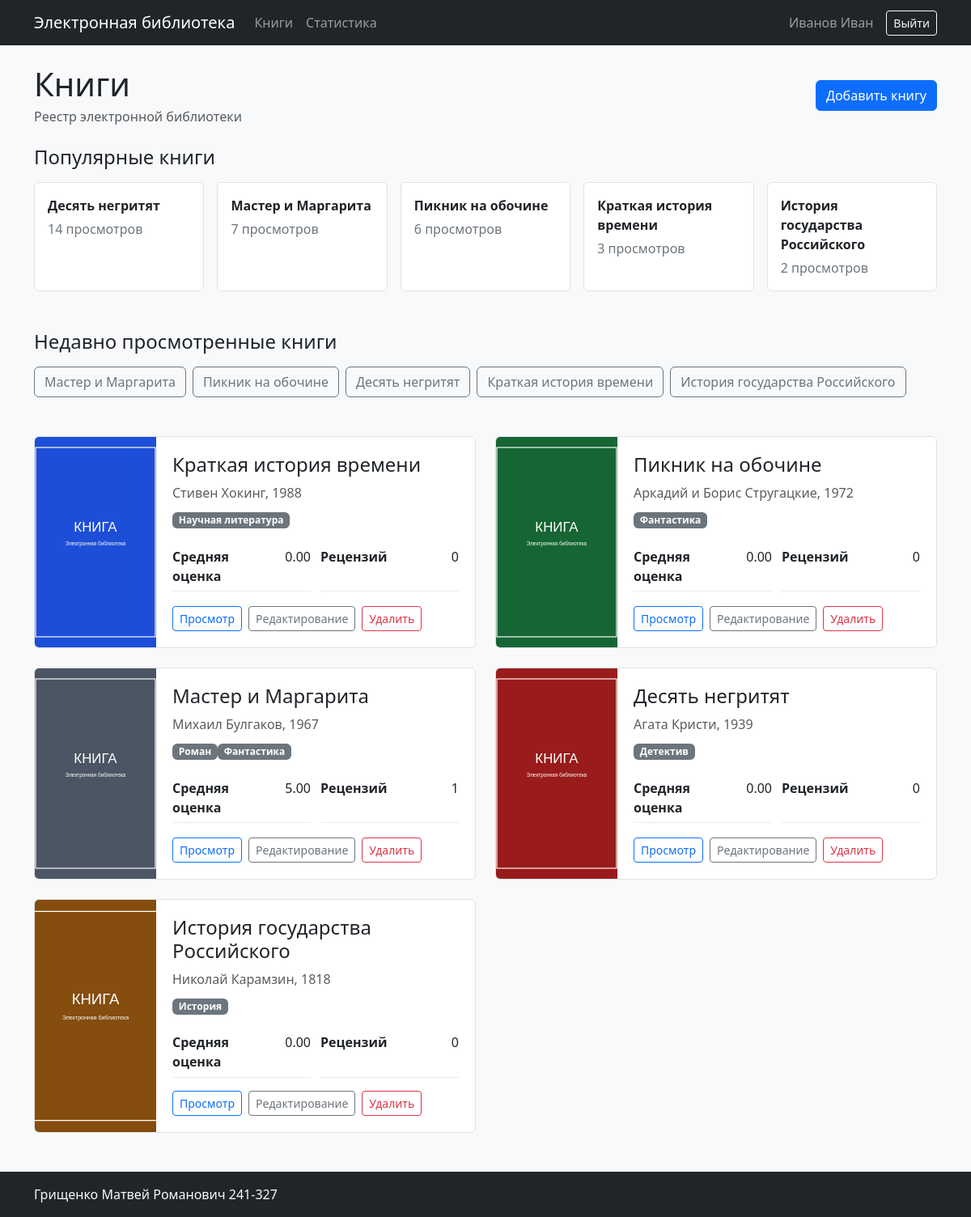
The page / (signed in) on the database its author committed.
### app/models.py (models this page shows, shortened)
class User(db.Model, UserMixin):
    __tablename__ = "users"
    id: Mapped[int] = mapped_column(primary_key=True)
    login: Mapped[str] = mapped_column(db.String(100), unique=True, nullable=False)
    password_hash: Mapped[str] = mapped_column(db.String(255), nullable=False)
    last_name: Mapped[str] = mapped_column(db.String(100), nullable=False)
    first_name: Mapped[str] = mapped_column(db.String(100), nullable=False)
    middle_name: Mapped[str | None] = mapped_column(db.String(100))
    role_id: Mapped[int] = mapped_column(
        db.ForeignKey("roles.id"), nullable=False
    )
    role: Mapped[Role] = relationship(back_populates="users")
    reviews: Mapped[list["Review"]] = relationship(
        back_populates="user", cascade="all, delete-orphan"
    )
    views: Mapped[list["BookView"]] = relationship(back_populates="user")
    @property
    def full_name(self):
        return " ".join(
            part for part in (self.last_name, self.first_name, self.middle_name) if part
        )
    @property
    def role_name(self):
        return self.role.name

class Book(db.Model):
    __tablename__ = "books"
    id: Mapped[int] = mapped_column(primary_key=True)
    title: Mapped[str] = mapped_column(db.String(255), nullable=False)
    short_description: Mapped[str] = mapped_column(db.Text, nullable=False)
    year: Mapped[int] = mapped_column(nullable=False)
    publisher: Mapped[str] = mapped_column(db.String(255), nullable=False)
    author: Mapped[str] = mapped_column(db.String(255), nullable=False)
    pages: Mapped[int] = mapped_column(nullable=False)
    created_at: Mapped[datetime] = mapped_column(default=datetime.utcnow)
    genres: Mapped[list[Genre]] = relationship(secondary=book_genres, lazy="selectin")
    cover: Mapped["Cover"] = relationship(
        back_populates="book",
        cascade="all, delete-orphan",
        uselist=False,
        passive_deletes=True,
    )
    reviews: Mapped[list["Review"]] = relationship(
        back_populates="book",
        cascade="all, delete-orphan",
        passive_deletes=True,
    )
    views: Mapped[list["BookView"]] = relationship(
        back_populates="book",
        cascade="all, delete-orphan",
        passive_deletes=True,
    )
    @property
    def average_rating(self):
        if not self.reviews:
            return 0
        return sum(review.rating for review in self.reviews) / len(self.reviews)

class Cover(db.Model):
    __tablename__ = "covers"
    id: Mapped[int] = mapped_column(primary_key=True)
    filename: Mapped[str] = mapped_column(db.String(255), nullable=False)
    mime_type: Mapped[str] = mapped_column(db.String(100), nullable=False)
    md5_hash: Mapped[str] = mapped_column(db.String(32), nullable=False, index=True)
    book_id: Mapped[int] = mapped_column(
        db.ForeignKey("books.id", ondelete="CASCADE"), unique=True, nullable=False
    )
    book: Mapped[Book] = relationship(back_populates="cover")

class Genre(db.Model):
    __tablename__ = "genres"
    id: Mapped[int] = mapped_column(primary_key=True)
    name: Mapped[str] = mapped_column(db.String(100), unique=True, nullable=False)

class Review(db.Model):
    __tablename__ = "reviews"
    __table_args__ = (
        UniqueConstraint("book_id", "user_id", name="uq_review_book_user"),
        CheckConstraint("rating >= 0 AND rating <= 5", name="ck_review_rating"),
    )
    id: Mapped[int] = mapped_column(primary_key=True)
    book_id: Mapped[int] = mapped_column(
        db.ForeignKey("books.id", ondelete="CASCADE"), nullable=False
    )
    user_id: Mapped[int] = mapped_column(
        db.ForeignKey("users.id"), nullable=False
    )
    rating: Mapped[int] = mapped_column(nullable=False)
    text: Mapped[str] = mapped_column(db.Text, nullable=False)
    created_at: Mapped[datetime] = mapped_column(
        default=datetime.utcnow, nullable=False
    )
    book: Mapped[Book] = relationship(back_populates="reviews")
    user: Mapped[User] = relationship(back_populates="reviews")

### app/books.py (the view)
@bp.route("/")
def index():
    page = request.args.get("page", 1, type=int)
    pagination = db.paginate(
        db.select(Book).order_by(Book.year.desc(), Book.id.desc()),
        page=page,
        per_page=10,
        error_out=False,
    )
    since = datetime.utcnow() - timedelta(days=90)
    popular = db.session.execute(
        db.select(Book, func.count(BookView.id).label("views_count"))
        .join(BookView)
        .where(BookView.viewed_at >= since)
        .group_by(Book.id)
        .order_by(func.count(BookView.id).desc())
        .limit(5)
    ).all()
    recent = []
    key = visitor_key()
    rows = db.session.execute(
        db.select(Book)
        .join(BookView)
        .where(BookView.visitor_key == key)
        .order_by(BookView.viewed_at.desc())
    ).scalars()
    seen = set()
    for book in rows:
        if book.id not in seen:
            recent.append(book)
            seen.add(book.id)
        if len(recent) == 5:
            break
    return render_template(
        "books/index.html",
        title="Электронная библиотека",
        pagination=pagination,
        books=pagination.items,
        popular=popular,
        recent=recent,
    )

### app/__init__.py (called while the page is built)
@login_manager.user_loader
def load_user(user_id):
    return db.session.get(User, int(user_id))

### app/books.py (called while the page is built)
def visitor_key():
    if current_user.is_authenticated:
        return f"user:{current_user.id}"
    if "visitor_key" not in session:
        session["visitor_key"] = uuid.uuid4().hex
    return f"guest:{session['visitor_key']}"

### app/rights.py (called while the page is built)
def can(action):
    return (
        current_user.is_authenticated
        and action in RIGHTS.get(current_user.role_name, set())
    )

### app/templates/books/index.html (shortened to what this page needs)
{% extends 'base.html' %}
{% from 'pagination.html' import render_pagination %}
{% block content %}
<div class="d-flex align-items-center mb-4">
  <div>
    <h1 class="mb-1">Книги</h1>
    <p class="text-muted mb-0">Реестр электронной библиотеки</p>
  </div>
  {% if can('create_book') %}
    <a class="btn btn-primary ms-auto" href="{{ url_for('books.create') }}">Добавить книгу</a>
  {% endif %}
</div>
{% if popular %}
  <section class="mb-5">
    <h2 class="h4 mb-3">Популярные книги</h2>
    <div class="row g-3">
      {% for book, views_count in popular %}
        <div class="col-md-4 col-xl">
          <a class="mini-book" href="{{ url_for('books.show', book_id=book.id) }}">
            <strong>{{ book.title }}</strong>
            <span>{{ views_count }} просмотров</span>
          </a>
        </div>
      {% endfor %}
    </div>
  </section>
{% endif %}
{% if recent %}
  <section class="mb-5">
    <h2 class="h4 mb-3">Недавно просмотренные книги</h2>
    <div class="d-flex flex-wrap gap-2">
      {% for book in recent %}
        <a class="btn btn-outline-secondary" href="{{ url_for('books.show', book_id=book.id) }}">{{ book.title }}</a>
      {% endfor %}
    </div>
  </section>
{% endif %}
<div class="row g-4">
  {% for book in books %}
    <div class="col-lg-6">
      <article class="book-card">
        <a class="cover-link" href="{{ url_for('books.show', book_id=book.id) }}">
          <img src="{{ url_for('books.cover', filename=book.cover.filename) }}" alt="Обложка {{ book.title }}">
        </a>
        <div class="book-card-body">
          <h2 class="h4">{{ book.title }}</h2>
          <div class="text-muted mb-2">{{ book.author }}, {{ book.year }}</div>
          <div class="mb-3">
            {% for genre in book.genres %}<span class="badge text-bg-secondary">{{ genre.name }}</span>{% endfor %}
          </div>
          <dl class="book-meta">
            <div><dt>Средняя оценка</dt><dd>{{ '%.2f'|format(book.average_rating) }}</dd></div>
            <div><dt>Рецензий</dt><dd>{{ book.reviews|length }}</dd></div>
          </dl>
          <div class="d-flex flex-wrap gap-2 mt-auto">
            <a class="btn btn-sm btn-outline-primary" href="{{ url_for('books.show', book_id=book.id) }}">Просмотр</a>
            {% if can('edit_book') %}
              <a class="btn btn-sm btn-outline-secondary" href="{{ url_for('books.edit', book_id=book.id) }}">Редактирование</a>
            {% endif %}
            {% if can('delete_book') %}
              <button class="btn btn-sm btn-outline-danger" data-bs-toggle="modal" data-bs-target="#delete-{{ book.id }}">Удалить</button>
            {% endif %}
          </div>
        </div>
      </article>
    </div>
  {% else %}
    <p>Книги пока не добавлены.</p>
  {% endfor %}
</div>
{% endblock %}

### app/templates/base.html (shortened to what this page needs)
<!doctype html>
<html lang="ru">
  <head>
    <link href="https://cdn.jsdelivr.net/npm/bootstrap@5.3.3/dist/css/bootstrap.min.css" rel="stylesheet">
    <link href="https://cdn.jsdelivr.net/npm/easymde/dist/easymde.min.css" rel="stylesheet">
    <link rel="stylesheet" href="{{ url_for('static', filename='styles.css') }}">
  </head>
  <body class="d-flex flex-column min-vh-100">
    <nav class="navbar navbar-expand-lg navbar-dark bg-dark">
      <div class="container">
        <a class="navbar-brand" href="{{ url_for('books.index') }}">Электронная библиотека</a>
        <div class="collapse navbar-collapse" id="navbar">
          <div class="navbar-nav me-auto">
            <a class="nav-link" href="{{ url_for('books.index') }}">Книги</a>
            {% if can('statistics') %}
              <a class="nav-link" href="{{ url_for('stats.index') }}">Статистика</a>
            {% endif %}
          </div>
          <div class="navbar-nav align-items-lg-center">
            {% if current_user.is_authenticated %}
              <span class="navbar-text me-lg-3">{{ current_user.full_name }}</span>
              <a class="btn btn-outline-light btn-sm" href="{{ url_for('auth.logout') }}">Выйти</a>
            {% else %}
              <a class="btn btn-outline-light btn-sm" href="{{ url_for('auth.login') }}">Войти</a>
            {% endif %}
          </div>
        </div>
      </div>
    </nav>
    <main class="container py-4 flex-grow-1">
      {% block content %}{% endblock %}
    </main>
    <footer class="bg-dark text-light py-3">
      <div class="container">Грищенко Матвей Романович 241-327</div>
    </footer>
  </body>
</html>

### app/static/styles.css (style rules this page uses)
body { background: #f8f9fa; color: #202428; }
.book-card { display: grid; grid-template-columns: 150px 1fr; min-height: 260px; height: 100%; overflow: hidden; background: #fff; border: 1px solid #dee2e6; border-radius: 6px; }
.cover-link img { width: 100%; height: 100%; min-height: 260px; object-fit: cover; }
.book-card-body { display: flex; flex-direction: column; padding: 1.25rem; }
.book-meta { display: grid; grid-template-columns: repeat(2, minmax(0, 1fr)); gap: .75rem; }
.book-meta div, .detail-list div { display: flex; justify-content: space-between; gap: 1rem; border-bottom: 1px solid #e9ecef; padding: .4rem 0; }
.book-meta dt, .book-meta dd, .detail-list dt, .detail-list dd { margin: 0; }
.mini-book { display: flex; flex-direction: column; height: 100%; padding: 1rem; color: inherit; text-decoration: none; background: #fff; border: 1px solid #dee2e6; border-radius: 6px; }
.mini-book span { color: #6c757d; margin-top: .35rem; }

### rows shown on the page
User: full_name "Иванов Иван"
Book: title "Десять негритят", views_count "14", filename (picture), author "Агата Кристи", year "1939", average_rating "0.00", reviews|length "0"
Book: title "Мастер и Маргарита", views_count "7", filename (picture), author "Михаил Булгаков", year "1967", reviews|length "1"
Book: title "Пикник на обочине", views_count "6", filename (picture), author "Аркадий и Борис Стругацкие", year "1972", average_rating "0.00", reviews|length "0"
Book: title "Краткая история времени", views_count "3", filename (picture), author "Стивен Хокинг", year "1988", average_rating "0.00", reviews|length "0"
Book: title "История государства Российского", views_count "2", filename (picture), author "Николай Карамзин", year "1818", average_rating "0.00", reviews|length "0"
Genre: name "Научная литература"
Genre: name "Фантастика"
Genre: name "Роман"
Review: average_rating "5.00"
Genre: name "Детектив"
Genre: name "История"
